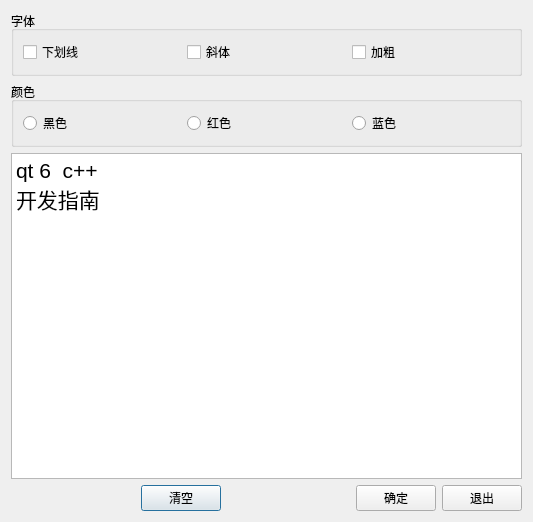
<?xml version="1.0" encoding="UTF-8"?>
<ui version="4.0">
 <class>Dialog</class>
 <widget class="QDialog" name="Dialog">
  <property name="geometry">
   <rect>
    <x>0</x>
    <y>0</y>
    <width>533</width>
    <height>522</height>
   </rect>
  </property>
  <property name="windowTitle">
   <string>Dialog</string>
  </property>
  <property name="windowIcon">
   <iconset resource="project01.qrc">
    <normaloff>:/icons/images/120.bmp</normaloff>:/icons/images/120.bmp</iconset>
  </property>
  <layout class="QVBoxLayout" name="verticalLayout">
   <item>
    <widget class="QGroupBox" name="groupBox">
     <property name="title">
      <string>字体</string>
     </property>
     <layout class="QHBoxLayout" name="horizontalLayout">
      <item>
       <widget class="QCheckBox" name="checkBox">
        <property name="text">
         <string>下划线</string>
        </property>
       </widget>
      </item>
      <item>
       <widget class="QCheckBox" name="checkBox_2">
        <property name="text">
         <string>斜体</string>
        </property>
       </widget>
      </item>
      <item>
       <widget class="QCheckBox" name="checkBox_3">
        <property name="text">
         <string>加粗</string>
        </property>
       </widget>
      </item>
     </layout>
    </widget>
   </item>
   <item>
    <widget class="QGroupBox" name="groupBox_2">
     <property name="title">
      <string>颜色</string>
     </property>
     <layout class="QHBoxLayout" name="horizontalLayout_2">
      <item>
       <widget class="QRadioButton" name="radioButton_black">
        <property name="text">
         <string>黑色</string>
        </property>
       </widget>
      </item>
      <item>
       <widget class="QRadioButton" name="radioButton_red">
        <property name="text">
         <string>红色</string>
        </property>
       </widget>
      </item>
      <item>
       <widget class="QRadioButton" name="radioButton_blue">
        <property name="text">
         <string>蓝色</string>
        </property>
       </widget>
      </item>
     </layout>
    </widget>
   </item>
   <item>
    <widget class="QPlainTextEdit" name="plainTextEdit">
     <property name="font">
      <font>
       <pointsize>16</pointsize>
      </font>
     </property>
     <property name="plainText">
      <string>qt 6  c++
开发指南</string>
     </property>
    </widget>
   </item>
   <item>
    <layout class="QHBoxLayout" name="horizontalLayout_3">
     <item>
      <spacer name="horizontalSpacer_2">
       <property name="orientation">
        <enum>Qt::Orientation::Horizontal</enum>
       </property>
       <property name="sizeHint" stdset="0">
        <size>
         <width>18</width>
         <height>20</height>
        </size>
       </property>
      </spacer>
     </item>
     <item>
      <widget class="QPushButton" name="pushButton_clean">
       <property name="text">
        <string>清空</string>
       </property>
       <property name="icon">
        <iconset resource="project01.qrc">
         <normaloff>:/icons/images/212.bmp</normaloff>:/icons/images/212.bmp</iconset>
       </property>
      </widget>
     </item>
     <item>
      <spacer name="horizontalSpacer">
       <property name="orientation">
        <enum>Qt::Orientation::Horizontal</enum>
       </property>
       <property name="sizeHint" stdset="0">
        <size>
         <width>40</width>
         <height>20</height>
        </size>
       </property>
      </spacer>
     </item>
     <item>
      <widget class="QPushButton" name="pushButton_ok">
       <property name="text">
        <string>确定</string>
       </property>
       <property name="icon">
        <iconset resource="project01.qrc">
         <normaloff>:/icons/images/322.bmp</normaloff>:/icons/images/322.bmp</iconset>
       </property>
      </widget>
     </item>
     <item>
      <widget class="QPushButton" name="pushButton_close">
       <property name="text">
        <string>退出</string>
       </property>
       <property name="icon">
        <iconset resource="project01.qrc">
         <normaloff>:/icons/images/324.bmp</normaloff>:/icons/images/324.bmp</iconset>
       </property>
      </widget>
     </item>
    </layout>
   </item>
  </layout>
 </widget>
 <resources>
  <include location="project01.qrc"/>
 </resources>
 <connections>
  <connection>
   <sender>pushButton_close</sender>
   <signal>clicked()</signal>
   <receiver>Dialog</receiver>
   <slot>close()</slot>
   <hints>
    <hint type="sourcelabel">
     <x>474</x>
     <y>495</y>
    </hint>
    <hint type="destinationlabel">
     <x>266</x>
     <y>260</y>
    </hint>
   </hints>
  </connection>
  <connection>
   <sender>pushButton_ok</sender>
   <signal>clicked()</signal>
   <receiver>Dialog</receiver>
   <slot>accept()</slot>
   <hints>
    <hint type="sourcelabel">
     <x>374</x>
     <y>495</y>
    </hint>
    <hint type="destinationlabel">
     <x>266</x>
     <y>260</y>
    </hint>
   </hints>
  </connection>
 </connections>
</ui>
